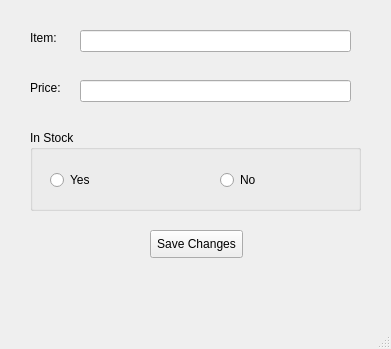
<?xml version="1.0" encoding="UTF-8"?>
<ui version="4.0">
 <class>MainWindow</class>
 <widget class="QMainWindow" name="MainWindow">
  <property name="geometry">
   <rect>
    <x>0</x>
    <y>0</y>
    <width>391</width>
    <height>349</height>
   </rect>
  </property>
  <property name="windowTitle">
   <string>MainWindow</string>
  </property>
  <widget class="QWidget" name="centralwidget">
   <widget class="QLabel" name="label">
    <property name="geometry">
     <rect>
      <x>30</x>
      <y>30</y>
      <width>55</width>
      <height>16</height>
     </rect>
    </property>
    <property name="text">
     <string>Item: </string>
    </property>
   </widget>
   <widget class="QLabel" name="label_2">
    <property name="geometry">
     <rect>
      <x>30</x>
      <y>80</y>
      <width>55</width>
      <height>16</height>
     </rect>
    </property>
    <property name="text">
     <string>Price:</string>
    </property>
   </widget>
   <widget class="QLabel" name="label_3">
    <property name="geometry">
     <rect>
      <x>70</x>
      <y>130</y>
      <width>55</width>
      <height>16</height>
     </rect>
    </property>
    <property name="text">
     <string/>
    </property>
   </widget>
   <widget class="QPushButton" name="pushButton">
    <property name="geometry">
     <rect>
      <x>150</x>
      <y>230</y>
      <width>93</width>
      <height>28</height>
     </rect>
    </property>
    <property name="text">
     <string>Save Changes</string>
    </property>
   </widget>
   <widget class="QLineEdit" name="lineEdit">
    <property name="geometry">
     <rect>
      <x>80</x>
      <y>30</y>
      <width>271</width>
      <height>22</height>
     </rect>
    </property>
   </widget>
   <widget class="QLineEdit" name="lineEdit_2">
    <property name="geometry">
     <rect>
      <x>80</x>
      <y>80</y>
      <width>271</width>
      <height>22</height>
     </rect>
    </property>
   </widget>
   <widget class="QGroupBox" name="groupBox">
    <property name="geometry">
     <rect>
      <x>30</x>
      <y>130</y>
      <width>331</width>
      <height>81</height>
     </rect>
    </property>
    <property name="title">
     <string>In Stock</string>
    </property>
    <widget class="QRadioButton" name="radioButton">
     <property name="geometry">
      <rect>
       <x>20</x>
       <y>40</y>
       <width>95</width>
       <height>20</height>
      </rect>
     </property>
     <property name="text">
      <string>Yes</string>
     </property>
    </widget>
    <widget class="QRadioButton" name="radioButton_2">
     <property name="geometry">
      <rect>
       <x>190</x>
       <y>40</y>
       <width>95</width>
       <height>20</height>
      </rect>
     </property>
     <property name="text">
      <string>No</string>
     </property>
    </widget>
   </widget>
  </widget>
  <widget class="QMenuBar" name="menubar">
   <property name="geometry">
    <rect>
     <x>0</x>
     <y>0</y>
     <width>391</width>
     <height>26</height>
    </rect>
   </property>
  </widget>
  <widget class="QStatusBar" name="statusbar"/>
 </widget>
 <resources/>
 <connections/>
</ui>
